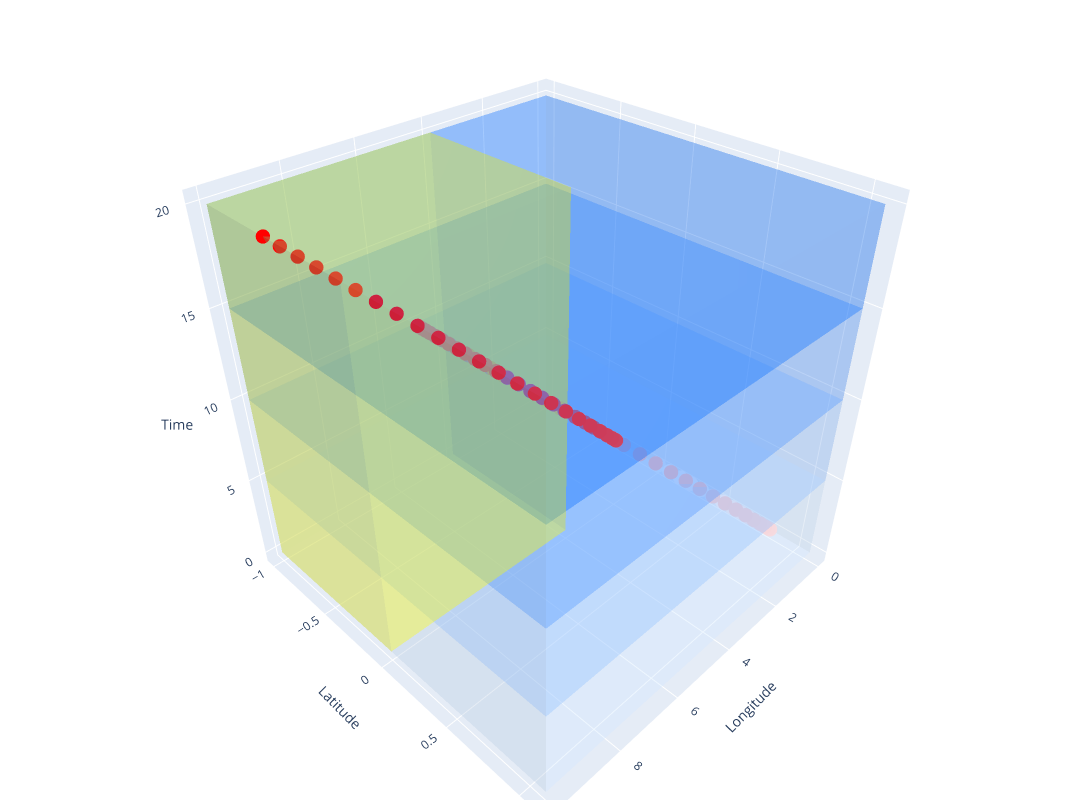

Notebook source saved alongside this figure:
### Code cell
import plotly.graph_objects as go
import numpy as np

# Helix equation
t = np.linspace(0, 20, 100)
u = np.linspace(0, 10, 100)
v = np.sin(u)
x, y, z = u, v, t

# Create the main scatter plot
fig = go.Figure(data=[go.Scatter3d(
    x=x,
    y=y,
    z=z,
    mode='markers',
    marker=dict(
        size=5,
        color=z,  
        colorscale=[[0, 'white'], [1, 'red']],  
        opacity=1
    )
)])

# Function to add rectangular prisms for different z ranges
def add_prism(fig, z_min, z_max, color):
    x_vertices = [u.min(), u.max(), u.max(), u.min(), u.min(), u.max(), u.max(), u.min()]
    y_vertices = [-1, -1, 1.1, 1.1, -1, -1, 1.1, 1.1] 
    z_vertices = [z_min, z_min, z_min, z_min, z_max, z_max, z_max, z_max]
    
    fig.add_trace(go.Mesh3d(
        x=x_vertices,
        y=y_vertices,
        z=z_vertices,
        color=color,
        opacity=0.2,
        alphahull=0,
        flatshading=True
    ))
# Gradient of blue colors
blue_colors = ['#d0e7ff', '#8dbdff', '#4a93ff', '#0069ff']


add_prism(fig, 0, 5, blue_colors[0])
add_prism(fig, 5, 10, blue_colors[1])
add_prism(fig, 10, 15, blue_colors[2])
add_prism(fig, 15, 20, blue_colors[3])

z_min = 0
z_max = 20

x_vertices = [4, 10, 10, 4, 4, 10, 10, 4]
y_vertices = [-1, -1, 0, 0, -1, -1, 0, 0]
z_vertices = [z_min, z_min, z_min, z_min, z_max, z_max, z_max, z_max]

fig.add_trace(go.Mesh3d(
                        x=x_vertices,
                        y=y_vertices,
                        z=z_vertices,
                        color='yellow',
                        opacity=0.2,
                        alphahull=0,
                        flatshading=True))


# Tight layout
fig.update_layout(margin=dict(l=0, r=0, b=0, t=0),
                  title='Positions of a boat over time',
                  scene=dict(
                      xaxis_title='Longitude',
                      yaxis_title='Latitude',
                      zaxis_title='Time'
                  ),
                  width=1200,
    height=800
                 )

fig.show()

### Figure 1 — Plotly figure (JSON) as saved in the notebook; plotly's stock layout.template omitted (floating-point values rounded to 4 significant figures)
{"data": [{"marker": {"color": [0, 0.202, 0.404, 0.6061, 0.8081, 1.01, 1.212, 1.414, 1.616, 1.818, 2.02, 2.222, 2.424, 2.626, 2.828, 3.03, 3.232, 3.434, 3.636, 3.838, 4.04, 4.242, 4.444, 4.646, 4.848, 5.051, 5.253, 5.455, 5.657, 5.859, 6.061, 6.263, 6.465, 6.667, 6.869, 7.071, 7.273, 7.475, 7.677, 7.879, 8.081, 8.283, 8.485, 8.687, 8.889, 9.091, 9.293, 9.495, 9.697, 9.899, 10.1, 10.3, 10.51, 10.71, 10.91, 11.11, 11.31, 11.52, 11.72, 11.92, 12.12, 12.32, 12.53, 12.73, 12.93, 13.13, 13.33, 13.54, 13.74, 13.94, 14.14, 14.34, 14.55, 14.75, 14.95, 15.15, 15.35, 15.56, 15.76, 15.96, 16.16, 16.36, 16.57, 16.77, 16.97, 17.17, 17.37, 17.58, 17.78, 17.98, 18.18, 18.38, 18.59, 18.79, 18.99, 19.19, 19.39, 19.6, 19.8, 20], "colorscale": [[0, "white"], [1, "red"]], "opacity": 1, "size": 5}, "mode": "markers", "type": "scatter3d", "x": [0, 0.101, 0.202, 0.303, 0.404, 0.5051, 0.6061, 0.7071, 0.8081, 0.9091, 1.01, 1.111, 1.212, 1.313, 1.414, 1.515, 1.616, 1.717, 1.818, 1.919, 2.02, 2.121, 2.222, 2.323, 2.424, 2.525, 2.626, 2.727, 2.828, 2.929, 3.03, 3.131, 3.232, 3.333, 3.434, 3.535, 3.636, 3.737, 3.838, 3.939, 4.04, 4.141, 4.242, 4.343, 4.444, 4.545, 4.646, 4.747, 4.848, 4.949, 5.051, 5.152, 5.253, 5.354, 5.455, 5.556, 5.657, 5.758, 5.859, 5.96, 6.061, 6.162, 6.263, 6.364, 6.465, 6.566, 6.667, 6.768, 6.869, 6.97, 7.071, 7.172, 7.273, 7.374, 7.475, 7.576, 7.677, 7.778, 7.879, 7.98, 8.081, 8.182, 8.283, 8.384, 8.485, 8.586, 8.687, 8.788, 8.889, 8.99, 9.091, 9.192, 9.293, 9.394, 9.495, 9.596, 9.697, 9.798, 9.899, 10], "y": [0, 0.1008, 0.2006, 0.2984, 0.3931, 0.4839, 0.5696, 0.6496, 0.723, 0.7889, 0.8469, 0.8962, 0.9364, 0.967, 0.9878, 0.9985, 0.999, 0.9893, 0.9696, 0.9399, 0.9007, 0.8523, 0.7952, 0.73, 0.6574, 0.5781, 0.4928, 0.4026, 0.3082, 0.2107, 0.1111, 0.01028, -0.09061, -0.1906, -0.2886, -0.3837, -0.4748, -0.5612, -0.6418, -0.7158, -0.7826, -0.8414, -0.8916, -0.9327, -0.9643, -0.9861, -0.9978, -0.9994, -0.9908, -0.972, -0.9434, -0.9051, -0.8576, -0.8014, -0.737, -0.6651, -0.5864, -0.5017, -0.412, -0.318, -0.2207, -0.1213, -0.02056, 0.08036, 0.1805, 0.2787, 0.3742, 0.4658, 0.5526, 0.6338, 0.7086, 0.7761, 0.8358, 0.8869, 0.9289, 0.9615, 0.9843, 0.9971, 0.9997, 0.9921, 0.9744, 0.9467, 0.9094, 0.8629, 0.8075, 0.7439, 0.6727, 0.5947, 0.5106, 0.4213, 0.3277, 0.2308, 0.1315, 0.03083, -0.07011, -0.1703, -0.2688, -0.3646, -0.4566, -0.544], "z": [0, 0.202, 0.404, 0.6061, 0.8081, 1.01, 1.212, 1.414, 1.616, 1.818, 2.02, 2.222, 2.424, 2.626, 2.828, 3.03, 3.232, 3.434, 3.636, 3.838, 4.04, 4.242, 4.444, 4.646, 4.848, 5.051, 5.253, 5.455, 5.657, 5.859, 6.061, 6.263, 6.465, 6.667, 6.869, 7.071, 7.273, 7.475, 7.677, 7.879, 8.081, 8.283, 8.485, 8.687, 8.889, 9.091, 9.293, 9.495, 9.697, 9.899, 10.1, 10.3, 10.51, 10.71, 10.91, 11.11, 11.31, 11.52, 11.72, 11.92, 12.12, 12.32, 12.53, 12.73, 12.93, 13.13, 13.33, 13.54, 13.74, 13.94, 14.14, 14.34, 14.55, 14.75, 14.95, 15.15, 15.35, 15.56, 15.76, 15.96, 16.16, 16.36, 16.57, 16.77, 16.97, 17.17, 17.37, 17.58, 17.78, 17.98, 18.18, 18.38, 18.59, 18.79, 18.99, 19.19, 19.39, 19.6, 19.8, 20]}, {"alphahull": 0, "color": "#d0e7ff", "flatshading": true, "opacity": 0.2, "type": "mesh3d", "x": [0, 10, 10, 0, 0, 10, 10, 0], "y": [-1, -1, 1.1, 1.1, -1, -1, 1.1, 1.1], "z": [0, 0, 0, 0, 5, 5, 5, 5]}, {"alphahull": 0, "color": "#8dbdff", "flatshading": true, "opacity": 0.2, "type": "mesh3d", "x": [0, 10, 10, 0, 0, 10, 10, 0], "y": [-1, -1, 1.1, 1.1, -1, -1, 1.1, 1.1], "z": [5, 5, 5, 5, 10, 10, 10, 10]}, {"alphahull": 0, "color": "#4a93ff", "flatshading": true, "opacity": 0.2, "type": "mesh3d", "x": [0, 10, 10, 0, 0, 10, 10, 0], "y": [-1, -1, 1.1, 1.1, -1, -1, 1.1, 1.1], "z": [10, 10, 10, 10, 15, 15, 15, 15]}, {"alphahull": 0, "color": "#0069ff", "flatshading": true, "opacity": 0.2, "type": "mesh3d", "x": [0, 10, 10, 0, 0, 10, 10, 0], "y": [-1, -1, 1.1, 1.1, -1, -1, 1.1, 1.1], "z": [15, 15, 15, 15, 20, 20, 20, 20]}, {"alphahull": 0, "color": "yellow", "flatshading": true, "opacity": 0.2, "type": "mesh3d", "x": [4, 10, 10, 4, 4, 10, 10, 4], "y": [-1, -1, 0, 0, -1, -1, 0, 0], "z": [0, 0, 0, 0, 20, 20, 20, 20]}], "layout": {"height": 800, "margin": {"b": 0, "l": 0, "r": 0, "t": 0}, "scene": {"xaxis": {"title": {"text": "Longitude"}}, "yaxis": {"title": {"text": "Latitude"}}, "zaxis": {"title": {"text": "Time"}}}, "title": {"text": "Positions of a boat over time"}, "width": 1200}}
